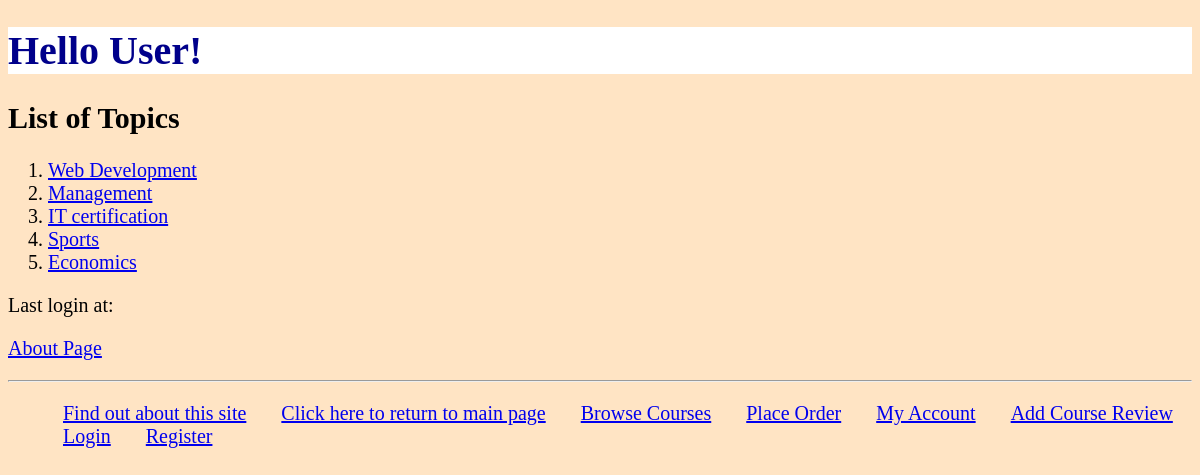
The page /myapp/ on the database its author committed.
### myapp/models.py (models this page shows, shortened)
class Topic(models.Model):
    name = models.CharField(max_length=200)
    length = models.IntegerField(default=12)

### myapp/views.py (the view)
# urls.py: path(r'', views.IndexView.as_view(), name='index'),
class IndexView(View):
    def get(self, request):
        top_list = Topic.objects.all().order_by('id')[:10]
        try:
            current_user = Student.objects.get(id=request.user.id)
        except Student.DoesNotExist:
            current_user = None
        first_name = "User"
        if current_user:
            first_name = current_user.first_name
        return render(request, 'myapp/index.html', {'top_list': top_list, 'first_name':first_name})

### myapp/templates/myapp/index.html
{% extends 'myapp/base.html' %}
{% block body_block %}
    {% if top_list %}
        <h2>List of Topics</h2>
        <ol>
            {% for top  in top_list %}
                <li>
                    <a href="{% url 'myapp:detail' top.id %}">
                        {{ top.name}}
                    </a>
                </li>
            {% endfor %}
        </ol>
    {% else %}
        <strong>There are no available topics!</strong>
    {% endif %}
    <p>Last login at: {{ request.session.last_login }}</p>
    <p><a href="{% url 'myapp:about' %}">About Page</a></p>
{% endblock %}

### myapp/static/myapp/style1.css (style rules this page uses)
body { background-color: bisque; color: black; font-size: 20px; font-family: Verdana; }
p { font-family: verdana; font-size: 20px; }

### rows shown on the page
Topic: name "Web Development"
Topic: name "Management"
Topic: name "IT certification"
Topic: name "Sports"
Topic: name "Economics"

### other values the page prints
{{ first_name }} "User"
